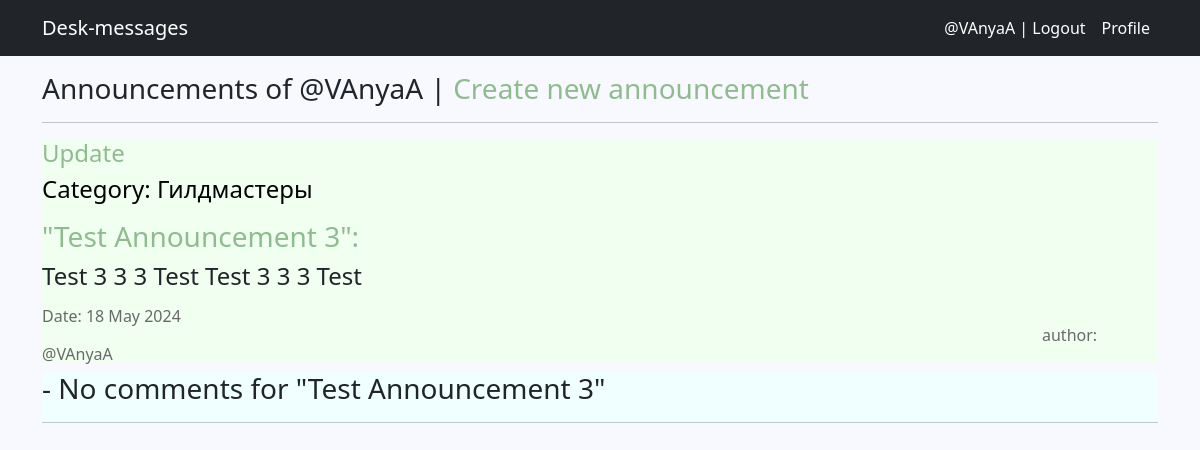
The page /own/profile/ (signed in) on the database its author committed.
### announcements/models.py (models this page shows, shortened)
class Announcement(models.Model):
    time_in = models.DateTimeField(auto_now_add=True)
    title = models.CharField(max_length=115)
    announcement_text = RichTextUploadingField()
    author = models.ForeignKey(Author, on_delete=models.CASCADE, related_name='announcements')
    category = models.ForeignKey(Category, on_delete=models.CASCADE, related_name='announcements')

class Category(models.Model):
    tanks = "TA"
    healths = "HE"
    dd = "DD"
    merchants = "ME"
    guild_masters = "GM"
    quests_givers = "QG"
    blacksmiths = "BS"
    tanners = "TN"
    potion_makers = "PM"
    spell_masters = "SM"
    POSITIONS = [
        (tanks, "Танки"),
        (healths, "Хиллы"),
        (dd, "ДД"),
        (merchants, "Торговцы"),
        (guild_masters, "Гилдмастеры"),
        (quests_givers, "Квестгиверы"),
        (blacksmiths, "Кузнецы"),
        (tanners, "Кожевники"),
        (potion_makers, "Зельевары"),
        (spell_masters, "Мастера заклинаний"),
    ]
    category_name = models.CharField(max_length=2,
                                     choices=POSITIONS,
                                     unique=True,
                                     default=tanks)
    def __str__(self):
        return self.get_category_name_display()

class Author(models.Model):
    author_name = models.OneToOneField(User, on_delete=models.CASCADE)
    def __str__(self):
        return self.author_name.username

### announcements/views.py (the view)
# urls.py: path('own/profile/', AuthorAnnouncementList.as_view(), name='author_announcements'),
class AuthorAnnouncementList(View):
    def get(self, request):
        current_user = request.user
        user_id = current_user.id
        author_pk = Author.objects.get(author_name=user_id).id
        announcements = Announcement.objects.filter(author_id=author_pk)
        return render(request, 'announcements/announcements_of_user.html', context={'announcements': announcements})

### templates/announcements/announcements_of_user.html (shortened to what this page needs)
{% extends 'default.html' %}
{% load custom_tags %}
{% block content %}
    <h3 style="text-align: left;">
        Announcements  of @{{ user.username }} | <a href="{% url 'announcement_create' %}"> Create new announcement </a>
    </h3>
    <hr/>
    {% if announcements %}
        {% for announcement in announcements %}
            <div align="left" style="background-color: #F0FFF0">
                <h4 style="text-align: left;"> <a href="{% url 'announcement_update' pk=announcement.id %}"> Update </a> </h4>
                <h4 style="color: #000000">
                    Category: {{ announcement.category }}
                </h4>
                <h3>
                    <a href="{% url 'announcement_detail' pk=announcement.id %}">"{{ announcement.title }}":</a>
                </h3>
                <h4>
                    {{announcement.announcement_text|safe }}
                </h4>
                <h6 style="text-align: left; color: #696969" >
                    Date: {{ announcement.time_in|date:'d M Y' }} <span style='padding-left:1000px;'> author: @{{ announcement.author }} </span>
                </h6>
            </div>
            <div align="left" style="background-color: #F0FFFF">
                {% if announcement.comments.all|length > 0 %}
                    <h3>Comments for "{{ announcement.title }}":</h3>
                    {% for comment in announcement.comments.all %}
                        <h5 style="color: #696969">
                            Author of comment: @{{ comment.author.author_name.username }}
                        </h5>
                        <h4 style="text-align: left;">
                            {{ comment.comment_text }}
                        </h4>
                        <h5 style="text-align: center;">
                            {% if comment and comment.allowed == False %}
                                <a href="{% url 'comment_delete' pk=comment.id %}"> Delete comment </a> | <a href="{% url 'comment_allow' pk=comment.id %}"> Allow comment </a>
                            {% elif comment.allowed == True %}
                                Отклик принят!
                                <br/>
                                <a href="{% url 'comment_delete' pk=comment.id %}"> Delete comment </a>
                            {% endif %}
                        </h5>
                        <hr>
                    {% endfor %}
                {% else %}
                    <h3> - No comments for "{{ announcement.title }}"</h3>
                    <hr>
                {% endif %}
            </div>
        {% endfor %}
    {% else %}
        <h3>No announcements</h3>
    {% endif %}
{% endblock content %}

### templates/default.html (shortened to what this page needs)
<!DOCTYPE html>
<html lang="en">
    <head>
        {% load static %}
        <link href="{% static 'css/styles.css' %}" rel="stylesheet" />
    </head>
    <body>
        <nav class="navbar navbar-expand-lg navbar-dark bg-dark">
            <div class="container">
                <a class="navbar-brand" href="{% url 'announcement_list' %}">Desk-messages</a>
                <div class="collapse navbar-collapse" id="navbarSupportedContent">
                    <ul class="navbar-nav ms-auto mb-2 mb-lg-0">
                        {% if request.user.is_authenticated %}
                            <li class="nav-item"><a class="nav-link active" href="http://127.0.0.1:8000/accounts/logout">@{{ user.username }} | Logout</a></li>
                            <li class="nav-item"><a class="nav-link active" href="{% url 'author_announcements' %}">Profile</a></li>
                        {% else %}
                            <li class="nav-item"><a class="nav-link active" href="http://127.0.0.1:8000/accounts/signup">Signup</a></li><li class="nav-item"><a class="nav-link active" href="http://127.0.0.1:8000/accounts/login">Login</a></li>
                        {% endif %}
                    </ul>
                </div>
            </div>
        </nav>
        <div class="container">
            <div class="row">
                <div class="col-lg-12 text-center">
                    {% block content %}
                    {% endblock content %}
                </div>
            </div>
        </div>
    </body>
</html>

### templates/default.html (style rules this page uses)
body { background-color: #F8F8FF; }
a { color: #8FBC8F; text-decoration: none; }

### rows shown on the page
Announcement: category "Гилдмастеры", title "Test Announcement 3", announcement_text "Test 3 3 3 Test Test 3 3 3 Test", time_in "18 May 2024", author "VAnyaA"

### other values the page prints
{{ user.username }} "VAnyaA"
